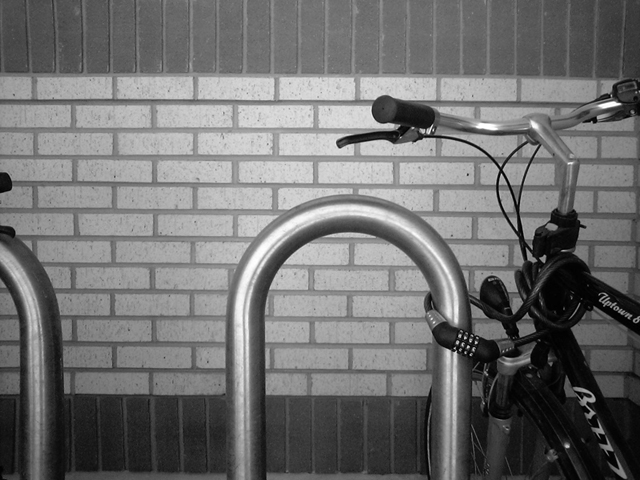
#> input picture Problem 18/Bikesgray.jpg, 640 x 480 px
$ python problem_18.py   (older library calls are emulated)
#> lines starting #> are read from the running program, lines starting #| are printed output that depends on the picture
__author__ = 'Suvojit Manna'

# Write a program to enhance the image using 1st order derivative filtering.

import cv2
import numpy as np
from matplotlib import pyplot as plt

image = cv2.imread("Bikesgray.jpg", cv2.COLOR_BGR2GRAY)
#> image is the input picture: shape (480, 640); min 0, max 255, mean 112.2
cv2.imshow("Input", image)

#Using 2nd order Laplacian Operator without Gaussian Filter
image1 = cv2.Sobel(image, cv2.CV_64F, 1, 0, ksize=1)
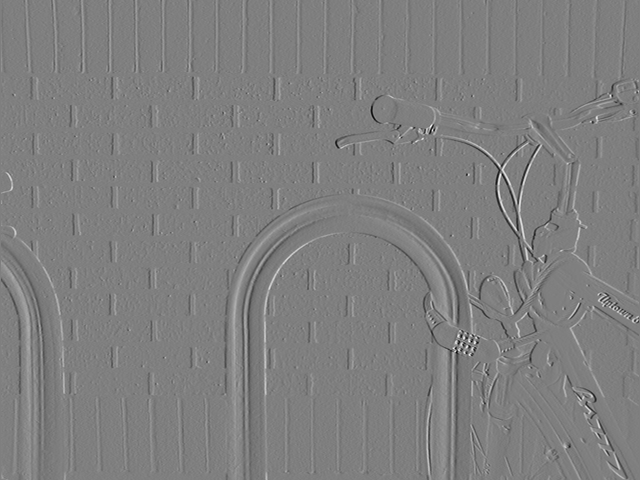
#> image1: shape (480, 640) float64; min -222, max 222, mean -0.1; drawn with min black and max white
image2 = cv2.Sobel(image, cv2.CV_64F, 0, 1, ksize=1)
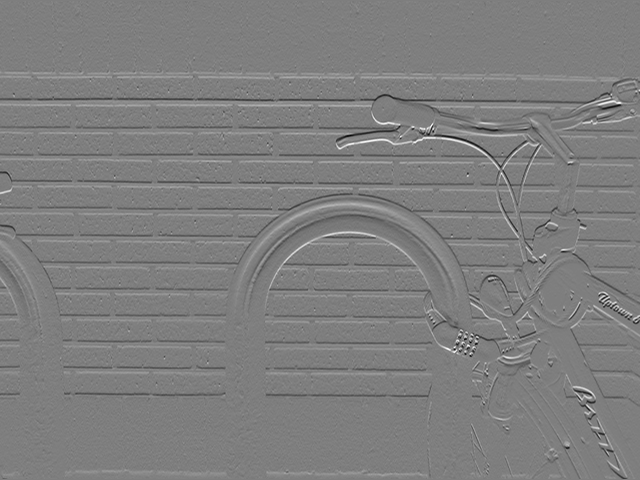
#> image2: shape (480, 640) float64; min -207, max 209, mean -0.1; drawn with min black and max white
image1 = image1.astype(np.uint64)
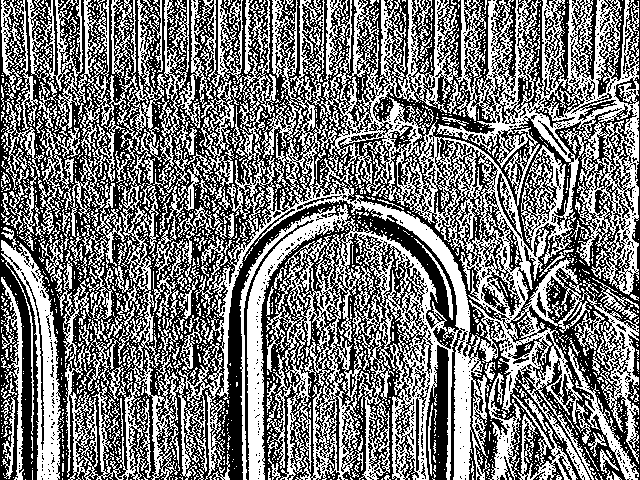
#> image1: shape (480, 640) uint64; min 0, max 1.84e+19, mean 8.72e+18; drawn with min black and max white
image2 = image2.astype(np.uint64)
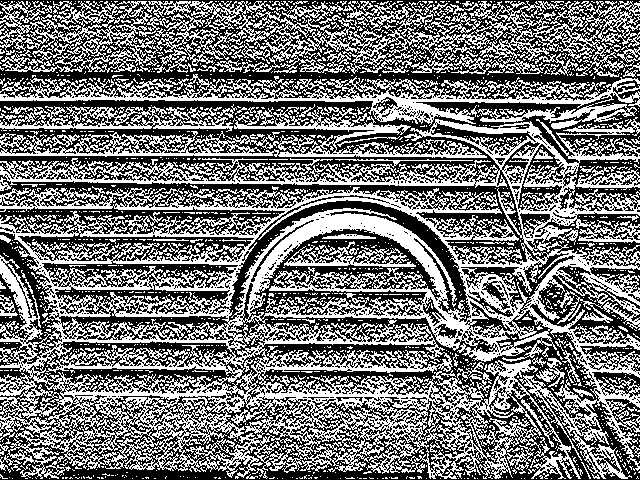
#> image2: shape (480, 640) uint64; min 0, max 1.84e+19, mean 8.47e+18; drawn with min black and max white
image = np.sqrt(np.power(image1, 2) + np.power(image2, 2))
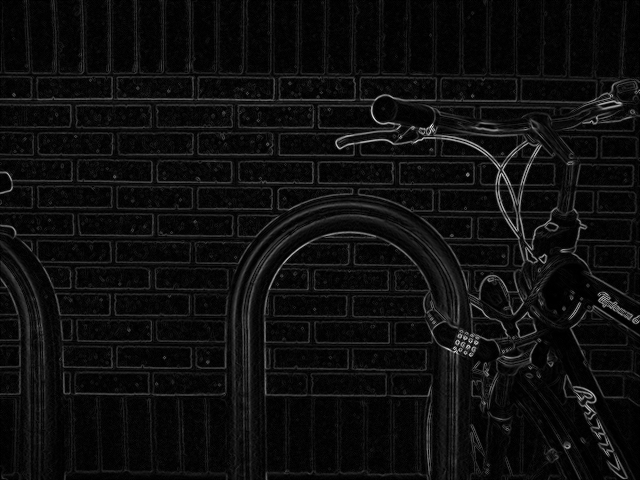
#> image: shape (480, 640) float64; min 0, max 290.7, mean 16.7; drawn with min black and max white
cv2.imshow("Output : 1st Ord Derivative", image)
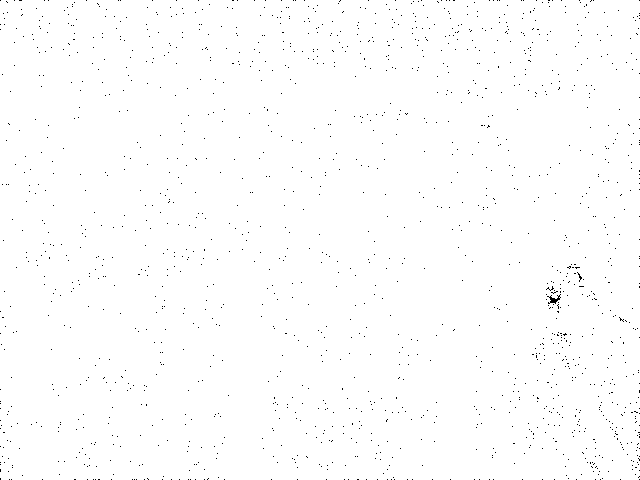
#> window 'Output : 1st Ord Derivative': shape (480, 640); 99.4% white; black in thin lines or dots
cv2.waitKey(0)
